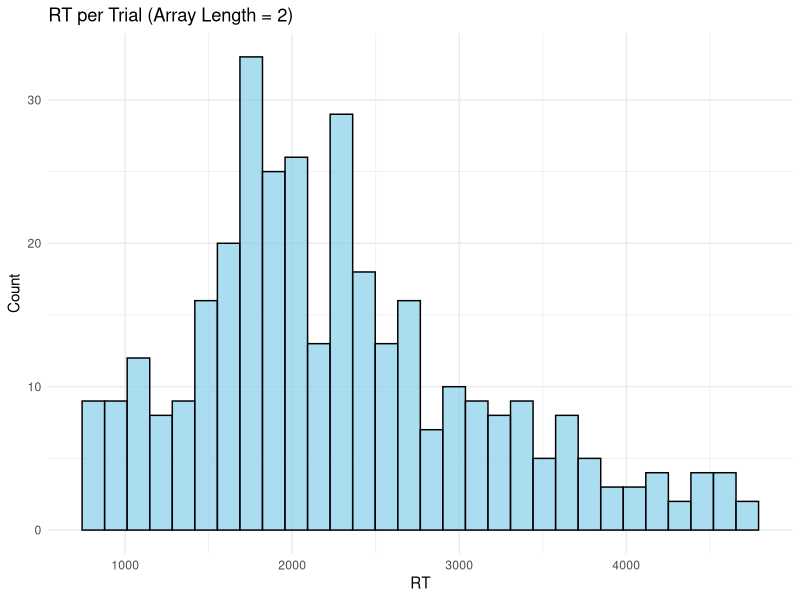
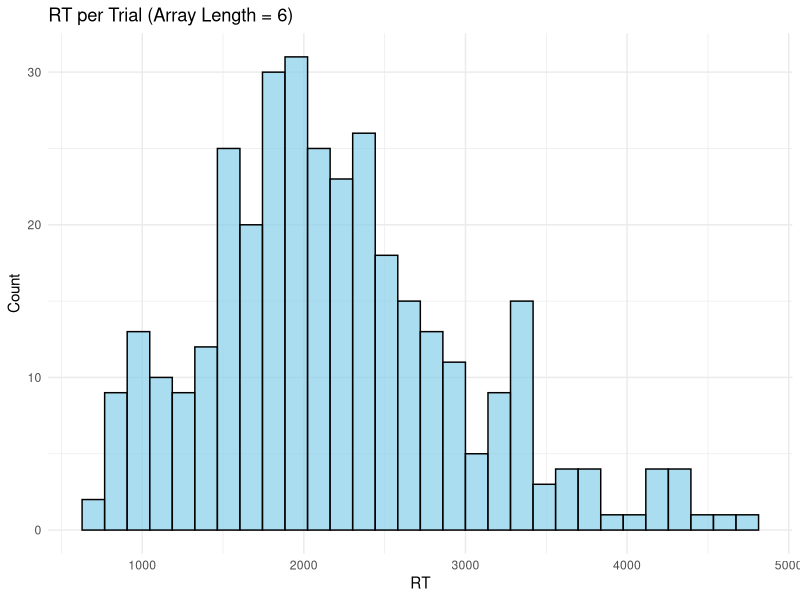
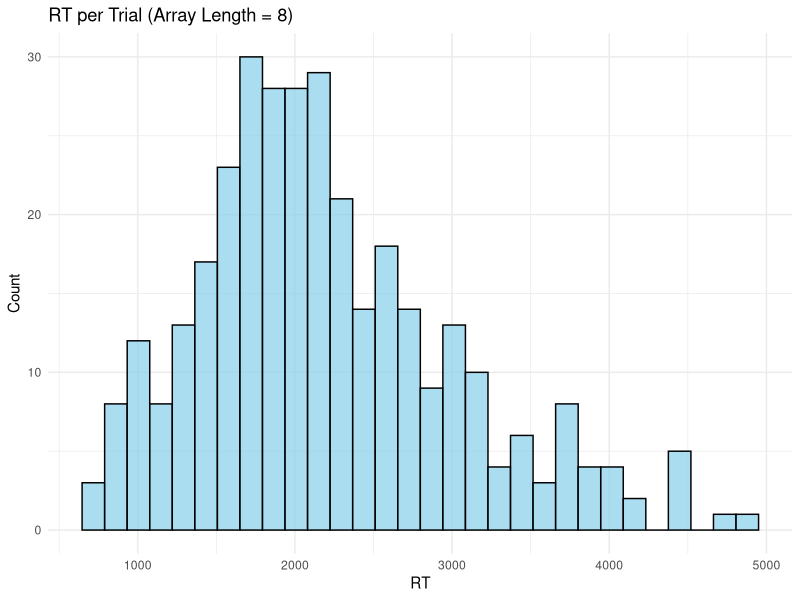
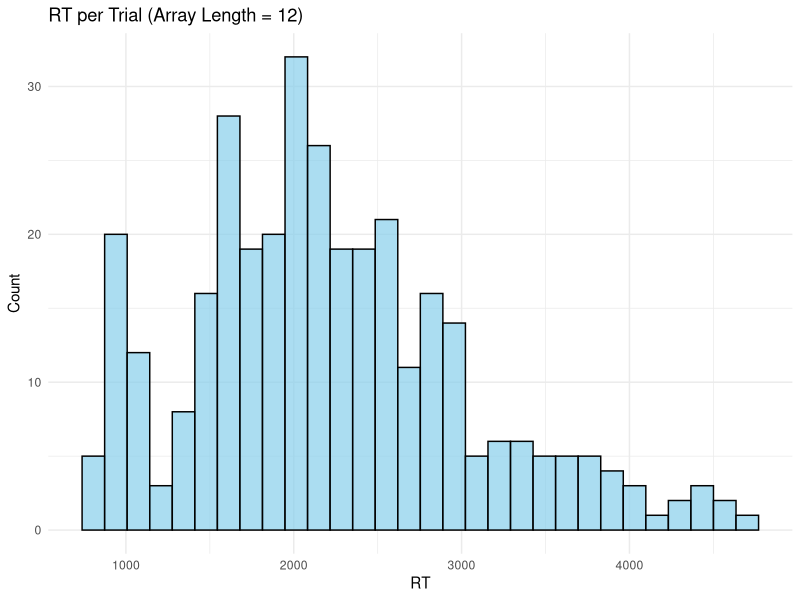
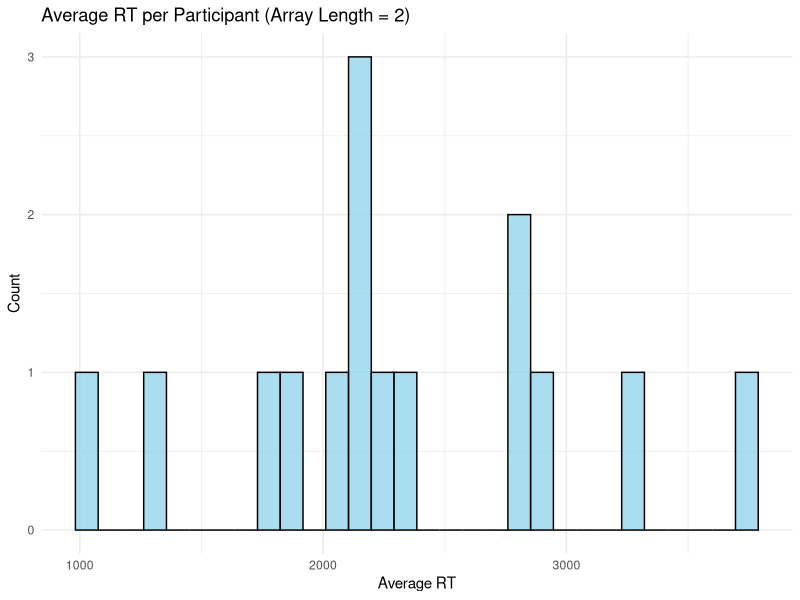
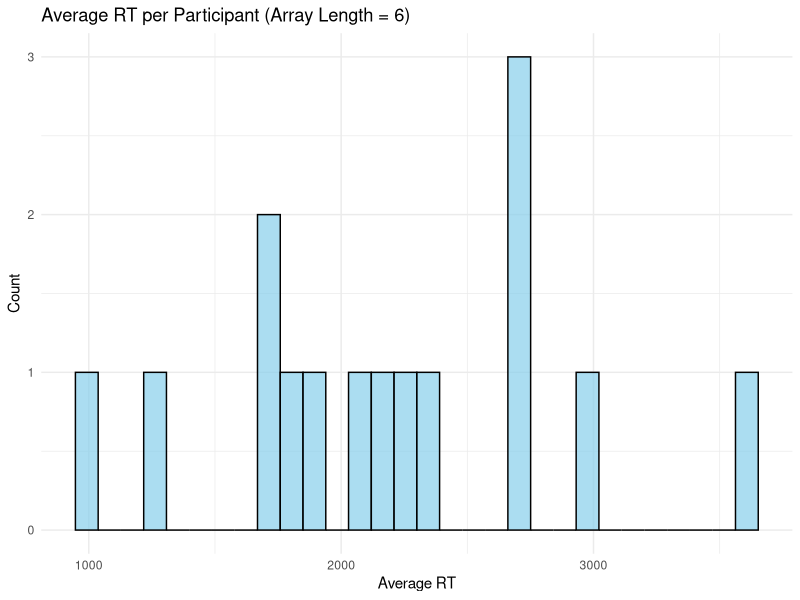
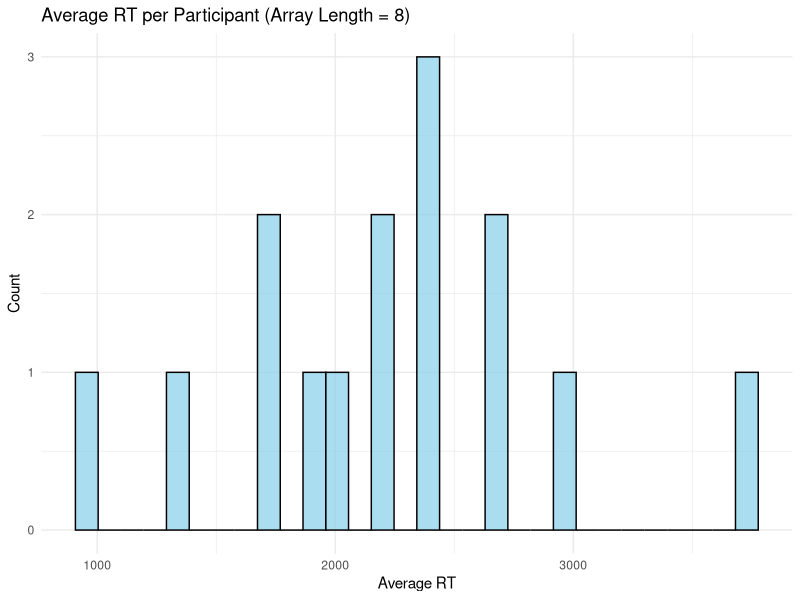
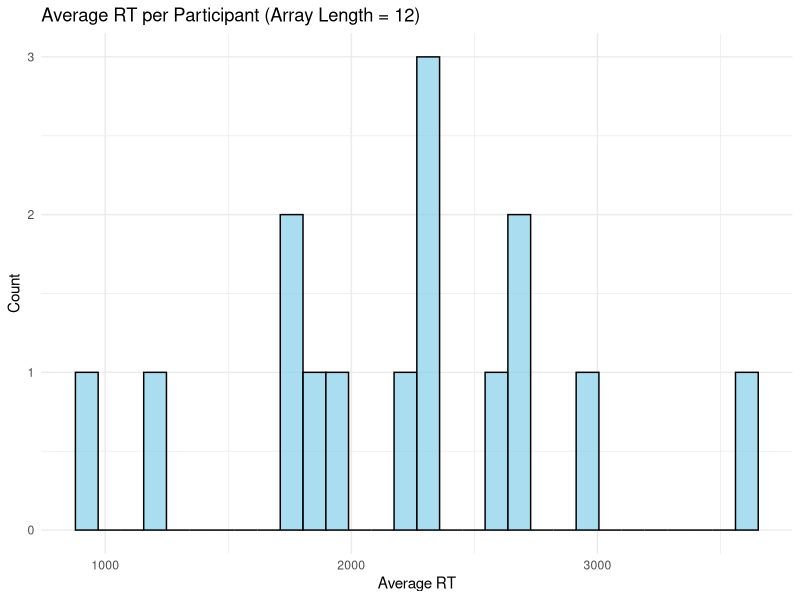

Write the R code that produced these figures, in order.
# Load necessary libraries
library(tidyverse)

# Load data
setwd("/Users/zeevbenamos/Documents/GitHub/colorexppavlovia/data/avg_data")
df <- read.csv("data_cleaned.csv") # Replace with your actual path


# Create absolute error column
df <- df %>%
  mutate(abs_error = abs(meanVal - indexSelected))

# Create summary table per participant per array_length
summary_by_participant <- df %>%
  group_by(participant_id, array_length) %>%
  summarise(
    avg_rt = mean(rt, na.rm = TRUE),
    median_rt = median(rt, na.rm = TRUE),
    corr = cor(meanVal, indexSelected, use = "complete.obs"),
    .groups = "drop"
  )
overall_corrs <- df %>%
  group_by(participant_id) %>%
  summarise(overall_corr = cor(meanVal, indexSelected, use = "complete.obs"))

# Define unique array lengths
array_levels <- sort(unique(df$array_length))

# Plotting function
plot_and_save <- function(data, xvar, title_prefix, xlab, folder = NULL) {
  for (al in array_levels) {
    p <- ggplot(filter(data, array_length == al), aes_string(x = xvar)) +
      geom_histogram(bins = 30, fill = "skyblue", color = "black", alpha = 0.7) +
      labs(
        title = paste0(title_prefix, " (Array Length = ", al, ")"),
        x = xlab,
        y = "Count"
      ) +
      theme_minimal()
    
    print(p)  # Show the plot
    
    if (!is.null(folder)) {
      ggsave(
        filename = paste0(folder, "/", title_prefix, "_array_", al, ".png"),
        plot = p,
        width = 8, height = 5
      )
    }
  }
}

# Create plots
plot_and_save(df, "rt", "RT per Trial", "RT")
plot_and_save(summary_by_participant, "avg_rt", "Average RT per Participant", "Average RT")
plot_and_save(summary_by_participant, "median_rt", "Median RT per Participant", "Median RT")
plot_and_save(summary_by_participant, "corr", "Correlation per Participant", "Correlation (meanVal ~ indexSelected)")
plot_and_save(df, "abs_error", "Absolute Error per Trial", "|meanVal - indexSelected|")
ggplot(overall_corrs, aes(x = overall_corr)) +
  geom_histogram(bins = 20, fill = "skyblue", color = "black", alpha = 0.8) +
  labs(
    title = "Overall Correlation per Participant",
    x = "Correlation (meanVal vs indexSelected)",
    y = "Participant Count"
  ) +
  theme_minimal()
